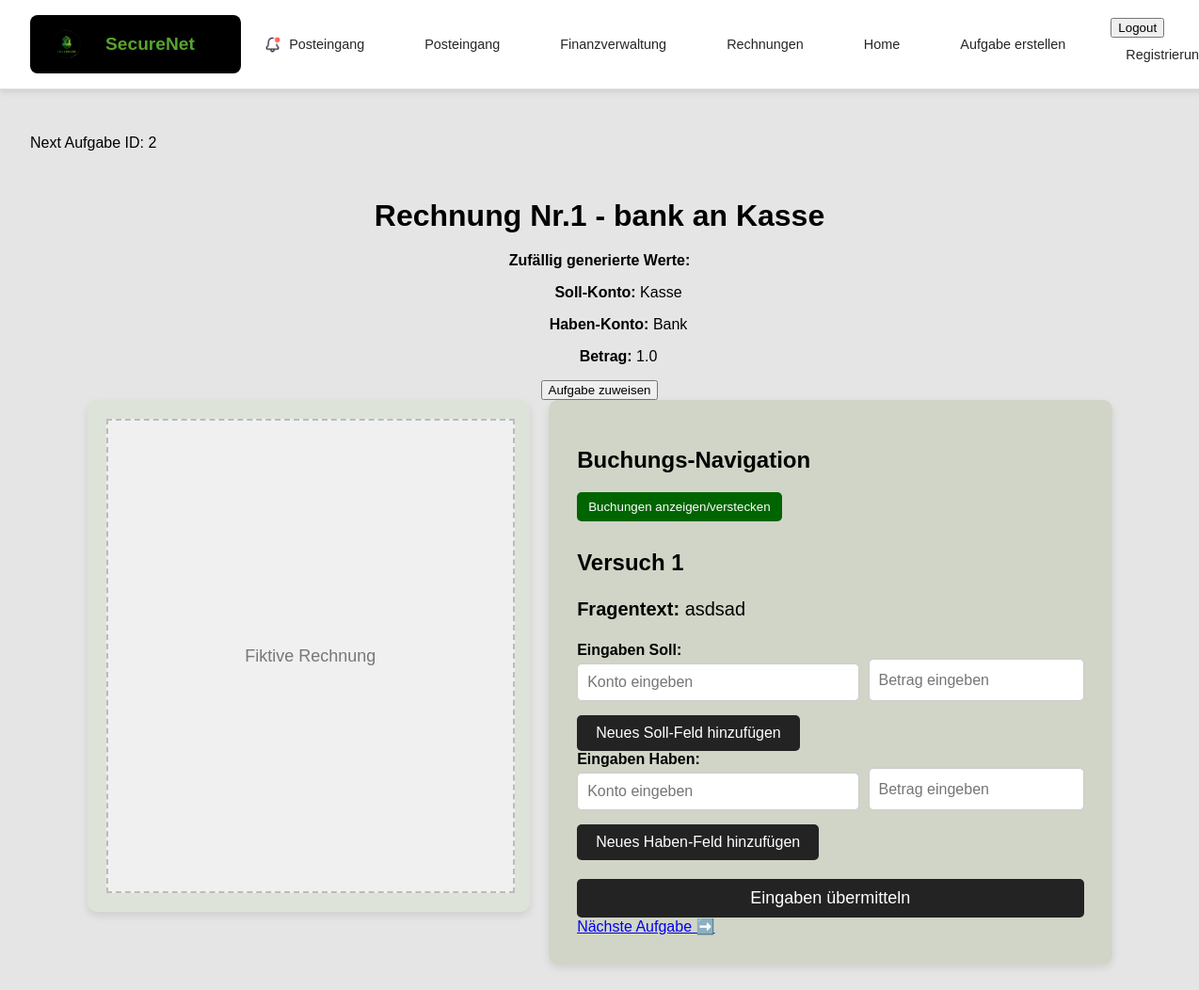
Page /posts/rechnung/1/ (signed in) on the committed database.
### posts/models.py (models this page shows, shortened)
class Aufgabe_neu(models.Model):
    unternehmen_kategorie = models.ForeignKey(Unternehmen, on_delete=models.CASCADE)
    fragentyp = models.ForeignKey(Aufgabenkategorie, on_delete=models.CASCADE)
    fragentyp_text = models.CharField(max_length=255)
    mailtext = models.TextField()
    frage = models.TextField()
    bezugswert = models.FloatField()
    min_wert = models.FloatField(null=True, blank=True)
    max_wert = models.FloatField(null=True, blank=True)
    nutzungsdauer = models.IntegerField(null=True, blank=True)

class NutzerAufgabe(models.Model):
    aufgabe = models.ForeignKey(Aufgabe_neu, on_delete=models.CASCADE)
    nutzer = models.ForeignKey(settings.AUTH_USER_MODEL, on_delete=models.CASCADE)
    soll_konto = models.CharField(max_length=255)  # Konto für Soll
    haben_konto = models.CharField(max_length=255)  # Konto für Haben
    betrag = models.FloatField()  # Zufälliger Betrag
    erstellt_am = models.DateTimeField(auto_now_add=True)
    geloest = models.BooleanField(default=False)

### posts/views.py (the view, shortened to what this page needs)
# urls.py: path('rechnung/<int:aufgabe_id>/', views.rechnung_detail_view, name='rechnung_detail'),
@login_required
def rechnung_detail_view(request, aufgabe_id):
    aufgabe = get_object_or_404(Aufgabe_neu, id=aufgabe_id)
    nutzer_aufgabe, created = NutzerAufgabe.objects.get_or_create(
        aufgabe=aufgabe,
        nutzer=request.user,
        defaults={'soll_konto': '', 'haben_konto': '', 'betrag': 0, 'geloest': False}
    )
    buchungen = Buchung.objects.filter(aufgabe=aufgabe, nutzer=request.user).order_by('buchung_id')
    next_aufgabe = Aufgabe_neu.objects.filter(id__gt=aufgabe_id).order_by('id').first()
    buchung_status = []
    for buchung in buchungen:
        soll_konten_nutzer = json.loads(buchung.antwort_konten_soll)
        haben_konten_nutzer = json.loads(buchung.antwort_konten_haben)
        betraege_soll_nutzer = json.loads(buchung.antwort_betrag_soll)
        betraege_haben_nutzer = json.loads(buchung.antwort_betrag_haben)
        soll_konto_loesung = nutzer_aufgabe.soll_konto
        haben_konto_loesung = nutzer_aufgabe.haben_konto
        betrag_loesung = nutzer_aufgabe.betrag
        korrekt = (
            soll_konto_loesung in soll_konten_nutzer and
            haben_konto_loesung in haben_konten_nutzer and
            betrag_loesung in betraege_soll_nutzer
        )
        if korrekt:
            nutzer_aufgabe.geloest = True
            nutzer_aufgabe.save()
        else:
            nutzer_aufgabe.geloest = False
            nutzer_aufgabe.save()
        buchung_status.append({'buchung': buchung, 'korrekt': korrekt})
    return render(request, 'posts/rechnung.html', {
        'aufgabe': aufgabe,
        'nutzer_aufgabe': nutzer_aufgabe,
        'next_aufgabe': next_aufgabe,
        'buchungen': buchungen,
        'buchung_status': buchung_status
    })

### posts/templates/posts/rechnung.html (shortened to what this page needs)
{% extends 'master_layout.html' %}
{% load static %}
{% block css %}
<link rel="stylesheet" href="{% static 'css/styles.css' %}">
{% endblock %}
{% block content %}
<p>Next Aufgabe ID: {{ next_aufgabe.id }}</p>
<div class="container_rechnung">
    <h1 class="headline_rechnung">Rechnung Nr.{{ aufgabe.id }} - {{ aufgabe.fragentyp_text }}</h1>
    {% if user.is_authenticated and nutzer_aufgabe %}
        <p><strong>Zufällig generierte Werte:</strong></p>
        <ul>
            <p><strong>Soll-Konto:</strong> {{ nutzer_aufgabe.soll_konto }}</p>
            <p><strong>Haben-Konto:</strong> {{ nutzer_aufgabe.haben_konto }}</p>
            <p><strong>Betrag:</strong> {{ nutzer_aufgabe.betrag }}</p>
        </ul>
    {% endif %}
    {% if user.is_authenticated and not aufgabe.geloest %}
        <form method="post" action="{% url 'posts:zufaellige_aufgabe_zuweisen' aufgabe.id %}">
            <button type="submit" class="btn-assign-task">Aufgabe zuweisen</button>
        </form>
    {% endif %}
    <div class="content-wrapper_rechnung">
        <div class="left-section_rechnung">
            <div class="invoice-placeholder_rechnung">Fiktive Rechnung</div>
        </div>
        <div class="right-section_rechnung">
            <h2>Buchungs-Navigation</h2>
            <button id="toggle-buchung-ansicht" class="btn-toggle_rechnung">Buchungen anzeigen/verstecken</button>
            <h2>Versuch 1</h2>
            <p class="business-case_rechnung">
                <strong>Fragentext:</strong> {{ aufgabe.frage }}
            </p>
            <form method="post">
                <div class="inputs-container_rechnung">
                    <div id="soll-container_rechnung">
                        <label><strong>Eingaben Soll:</strong></label>
                        <div class="input-group_rechnung">
                            <input type="text" placeholder="Konto eingeben" name="soll_konto[]">
                            <input type="number" placeholder="Betrag eingeben" name="soll_betrag[]">
                        </div>
                    </div>
                    <button type="button" class="btn-add_rechnung" onclick="addField('soll-container_rechnung')">Neues Soll-Feld hinzufügen</button>
                    <div id="haben-container_rechnung">
                        <label><strong>Eingaben Haben:</strong></label>
                        <div class="input-group_rechnung">
                            <input type="text" placeholder="Konto eingeben" name="haben_konto[]">
                            <input type="number" placeholder="Betrag eingeben" name="haben_betrag[]">
                        </div>
                    </div>
                    <button type="button" class="btn-add_rechnung" onclick="addField('haben-container_rechnung')">Neues Haben-Feld hinzufügen</button>
                </div>
                <button type="submit" class="btn-submit_rechnung">Eingaben übermitteln</button>
            </form>
            {% if next_aufgabe %}
                <a href="{% url 'posts:rechnung_detail' next_aufgabe.id %}" class="btn-next_rechnung">Nächste Aufgabe ➡️</a>
            {% else %}
                <p>Keine weiteren Aufgaben verfügbar.</p>
            {% endif %}
        </div>
    </div>
</div>
{% endblock %}

### static/css/master_layout.css (style rules this page uses)
body { margin: 0; padding: 0; font-family: Arial, sans-serif; background-color: #f9f9f9; }

### static/css/styles.css (style rules this page uses)
body { margin: 0; font-family: Arial, sans-serif; background-color: rgb(230, 229, 229); }
input[type="text"] { width: 100%; padding: 10px; margin-top: 5px; border: 1px solid #ccc; border-radius: 4px; box-sizing: border-box; }
.container_rechnung { width: 90%; margin: 50px auto; text-align: center; }
.headline_rechnung { font-size: 32px; font-weight: bold; margin-bottom: 20px; }
.content-wrapper_rechnung { display: flex; gap: 20px; justify-content: center; align-items: flex-start; }
.left-section_rechnung { width: 40%; background-color: #dde3d9; padding: 20px; border-radius: 10px; box-shadow: 0 4px 8px rgba(0, 0, 0, 0.1); }
.invoice-placeholder_rechnung { width: 100%; height: 500px; background-color: #f0f0f0; border: 2px dashed #bbb; display: flex; align-items: center; justify-content: center; font-size: 18px; color: #777; }
.right-section_rechnung { width: 50%; background-color: #d0d5c7; padding: 30px; border-radius: 10px; box-shadow: 0 4px 8px rgba(0, 0, 0, 0.1); text-align: left; }
.business-case_rechnung { font-size: 20px; margin-bottom: 20px; line-height: 1.5; }
.input-group_rechnung { margin-bottom: 15px; display: flex; gap: 10px; }
.input-group_rechnung input { padding: 10px; border: 1px solid #ccc; border-radius: 5px; font-size: 16px; }
.btn-add_rechnung, .btn-submit_rechnung, .btn-remove_rechnung { background-color: #232323; color: #fff; border: none; padding: 10px 20px; cursor: pointer; border-radius: 5px; font-size: 16px; }
.btn-submit_rechnung { display: block; width: 100%; margin-top: 20px; font-size: 18px; }
.btn-toggle_rechnung { background-color: #006400; color: white; border: none; padding: 8px 12px; margin-bottom: 10px; cursor: pointer; border-radius: 5px; }

### rows in the picture
Aufgabe_neu: id "2"
Aufgabe_neu: id "1", fragentyp_text "bank an Kasse", frage "asdsad"
NutzerAufgabe: soll_konto "Kasse", haben_konto "Bank", betrag "1.0"
